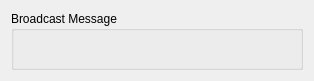
<?xml version="1.0" encoding="UTF-8"?>
<ui version="4.0">
 <class>Widget</class>
 <widget class="QWidget" name="Widget">
  <property name="geometry">
   <rect>
    <x>0</x>
    <y>0</y>
    <width>314</width>
    <height>70</height>
   </rect>
  </property>
  <property name="windowTitle">
   <string>Widget</string>
  </property>
  <layout class="QVBoxLayout" name="verticalLayout">
   <item>
    <widget class="QGroupBox" name="groupBox">
     <property name="title">
      <string>Broadcast Message</string>
     </property>
     <layout class="QVBoxLayout" name="verticalLayout_2">
      <item>
       <widget class="QLabel" name="recvMsg">
        <property name="text">
         <string/>
        </property>
       </widget>
      </item>
     </layout>
    </widget>
   </item>
  </layout>
 </widget>
 <layoutdefault spacing="6" margin="11"/>
 <resources/>
 <connections/>
</ui>
